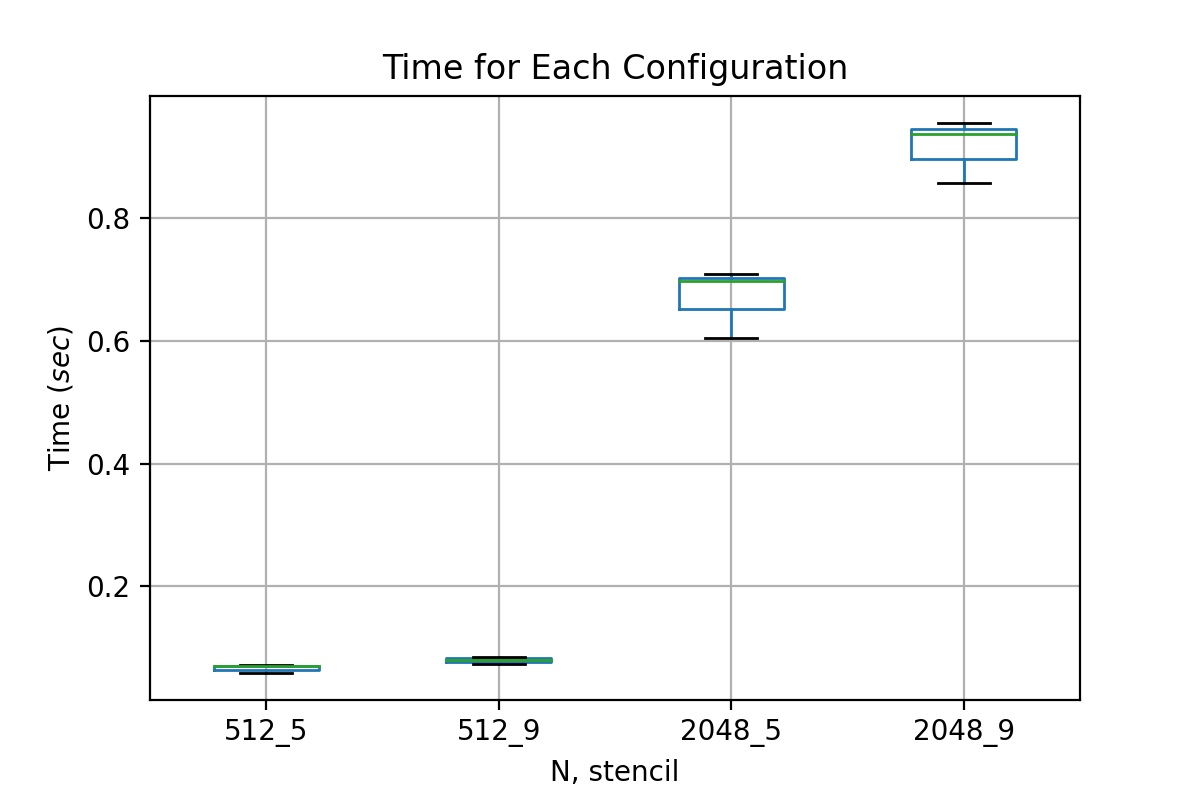

Write the Python code that produced this figure.
import pandas as pd

# Create a times with 4 columns using prutor assignment portal
data = {'512_5': [0.0697, 0.0598, 0.0715],
        '512_9': [0.0742, 0.0856, 0.0809],
        '2048_5': [0.7081, 0.6968, 0.6050],
        '2048_9': [0.9534, 0.8571, 0.9355]}
df = pd.DataFrame(data)

csv_file = 'time.csv'
df.to_csv(csv_file, index=False)

# Plot boxplots for each column
df.boxplot()
plt.title('Time for Each Configuration')
plt.ylabel('Time $(sec)$')
plt.xlabel('N, stencil')
plt.grid(True)
plt.savefig('box_plot.png', dpi = 200)
plt.show()
